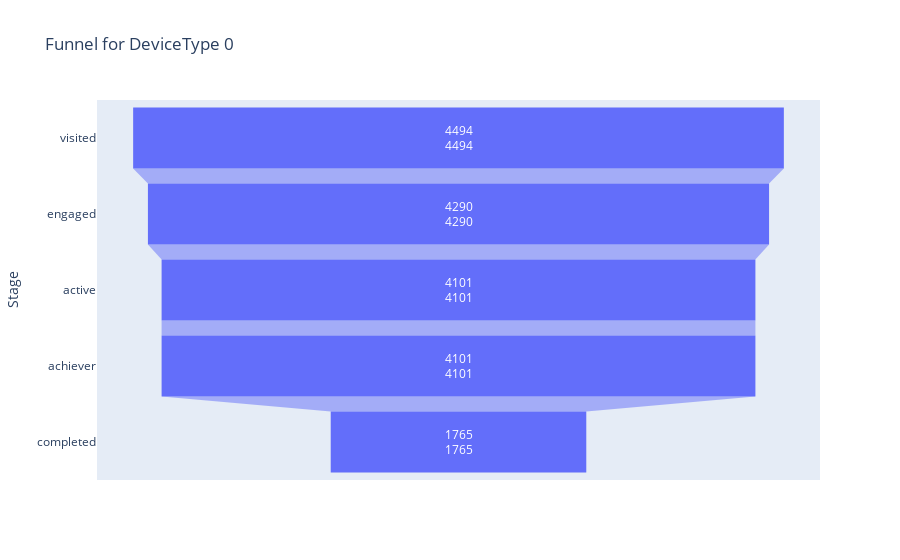
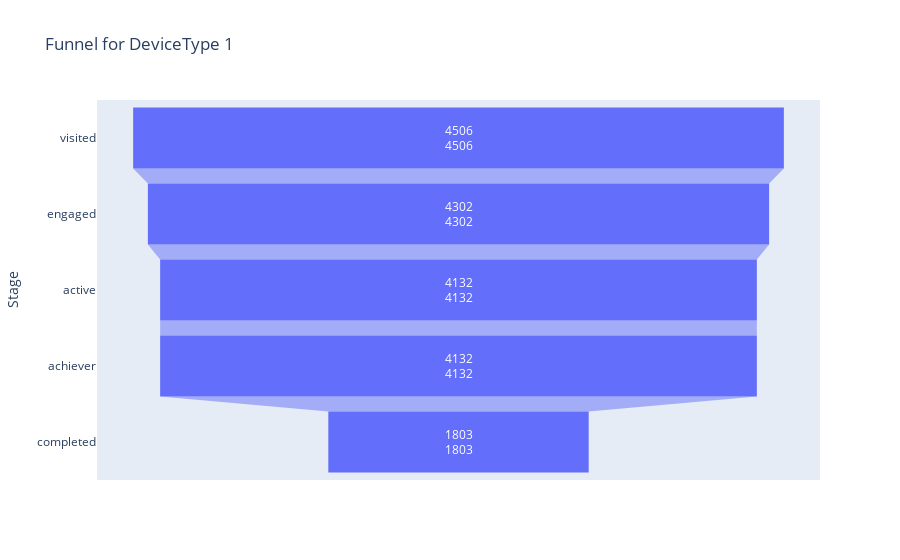

The cell these charts' notebook holds for them, in order:
### Code cell
import pandas as pd
import plotly.express as px

# Funnel stages
stages = ['visited', 'engaged', 'active', 'achiever', 'completed']

# Aggregate users per DeviceType
device_segments = df.groupby('DeviceType')[stages].sum().reset_index()

# Melt into long format
device_funnel = device_segments.melt(
    id_vars='DeviceType',
    value_vars=stages,
    var_name='Stage',
    value_name='Users'
)

# Ensure stages are in correct order
device_funnel['Stage'] = pd.Categorical(device_funnel['Stage'], categories=stages, ordered=True)
device_funnel = device_funnel.sort_values(['DeviceType','Stage']).reset_index(drop=True)

# Fix achiever stage: users must be monotonically decreasing
device_funnel['Users'] = device_funnel.groupby('DeviceType')['Users'].cummin()

# Recalculate Drop-off and Conversion %
device_funnel['Drop-off'] = device_funnel.groupby('DeviceType')['Users'].shift(1) - device_funnel['Users']
device_funnel['Conversion %'] = device_funnel['Users'] / device_funnel.groupby('DeviceType')['Users'].shift(1) * 100
device_funnel['Conversion %'] = device_funnel['Conversion %'].fillna(100)

# Display the corrected DeviceType funnel
print("=== DeviceType Segmented Funnel ===")
print(device_funnel)

# -------- Funnel Visualization per DeviceType --------
for device in device_funnel['DeviceType'].unique():
    temp_df = device_funnel[device_funnel['DeviceType'] == device]
    fig = px.funnel(temp_df, x='Users', y='Stage', text='Users', title=f"Funnel for DeviceType {device}")
    fig.show()

### Figure 1 — Plotly figure (JSON) as saved in the notebook; plotly's stock layout.template omitted (floating-point values rounded to 4 significant figures)
{"data": [{"hovertemplate": "Users=%{text}<br>Stage=%{y}<extra></extra>", "legendgroup": "", "marker": {"color": "#636efa"}, "name": "", "orientation": "h", "showlegend": false, "text": [4494, 4290, 4101, 4101, 1765], "type": "funnel", "x": [4494, 4290, 4101, 4101, 1765], "xaxis": "x", "y": ["visited", "engaged", "active", "achiever", "completed"], "yaxis": "y"}], "layout": {"autosize": true, "legend": {"tracegroupgap": 0}, "title": {"text": "Funnel for DeviceType 0"}, "xaxis": {"anchor": "y", "autorange": true, "domain": [0, 1], "range": [-2497.0, 2497.0], "title": {"text": "Users"}, "type": "linear"}, "yaxis": {"anchor": "x", "autorange": true, "domain": [0, 1], "range": [4.5, -0.5], "title": {"text": "Stage"}, "type": "category"}}}

### Figure 2 — Plotly figure (JSON) as saved in the notebook; plotly's stock layout.template omitted (floating-point values rounded to 4 significant figures)
{"data": [{"hovertemplate": "Users=%{text}<br>Stage=%{y}<extra></extra>", "legendgroup": "", "marker": {"color": "#636efa"}, "name": "", "orientation": "h", "showlegend": false, "text": [4506, 4302, 4132, 4132, 1803], "type": "funnel", "x": [4506, 4302, 4132, 4132, 1803], "xaxis": "x", "y": ["visited", "engaged", "active", "achiever", "completed"], "yaxis": "y"}], "layout": {"autosize": true, "legend": {"tracegroupgap": 0}, "title": {"text": "Funnel for DeviceType 1"}, "xaxis": {"anchor": "y", "autorange": true, "domain": [0, 1], "range": [-2503.0, 2503.0], "title": {"text": "Users"}, "type": "linear"}, "yaxis": {"anchor": "x", "autorange": true, "domain": [0, 1], "range": [4.5, -0.5], "title": {"text": "Stage"}, "type": "category"}}}
